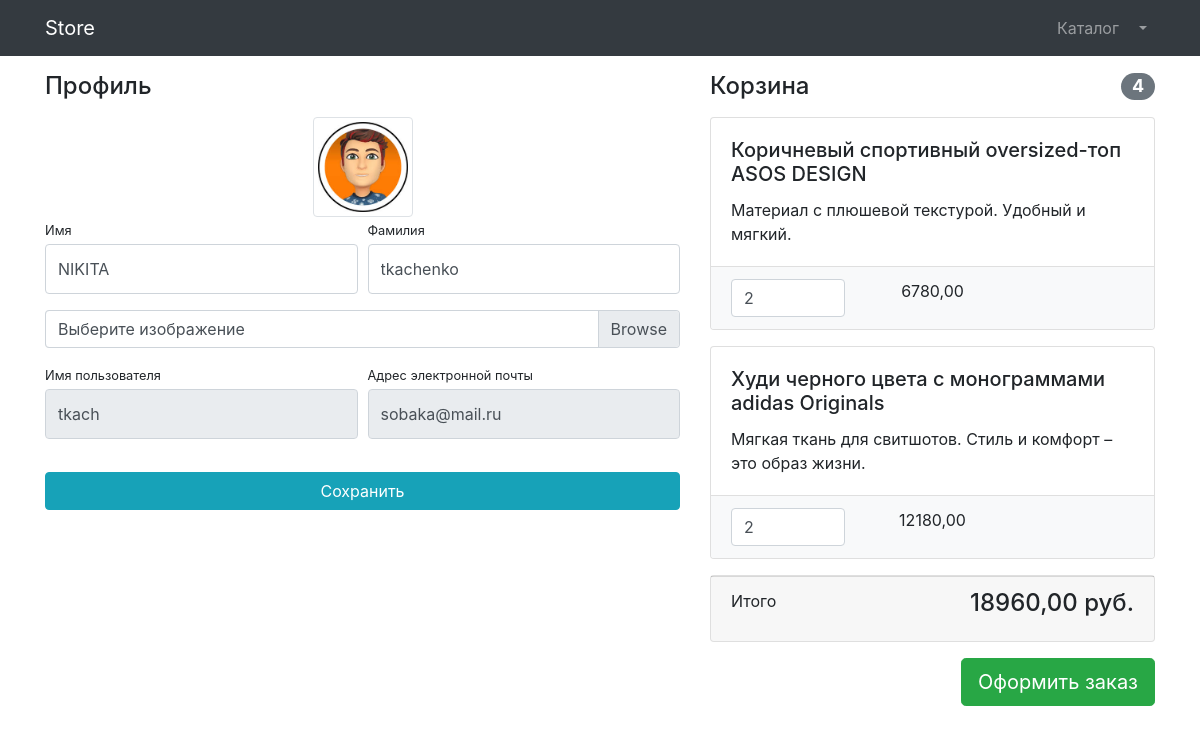
/users/profile/ (signed in), run on the app's committed database.
### users/models.py (models this page shows)
class User(AbstractUser):
    image = models.ImageField(upload_to="users_image", null=True, blank=True)

### products/models.py (models this page shows, shortened)
class Basket(models.Model):
    user = models.ForeignKey(to=User, on_delete=models.CASCADE)
    product = models.ForeignKey(to=Product, on_delete=models.CASCADE)
    quantity = models.PositiveSmallIntegerField(default=0)
    created_timestamp = models.DateTimeField(auto_now_add=True)
    objects = BasketQuerySet.as_manager()
    def sum(self):
        return self.product.price * self.quantity

class Product(models.Model):
    name = models.CharField(max_length=256)
    description = models.TextField()
    price = models.DecimalField(max_digits=6, decimal_places=2)
    quantity = models.PositiveIntegerField(default=0)
    image = models.ImageField(upload_to='products_images')
    category = models.ForeignKey(to=ProductCategory, on_delete=models.PROTECT)
    class Meta:
        verbose_name = 'Продукт'
        verbose_name_plural = 'Продукты'

### users/views.py (the view)
# urls.py: path('profile/', profile, name='profile'),
@login_required
def profile(request):
    if request.method == "POST":
        form = UserProfileForm(instance=request.user, data=request.POST, files=request.FILES)
        if form.is_valid():
            form.save()
            return HttpResponseRedirect(reverse('users:profile'))
    else:
        form = UserProfileForm(instance=request.user)
    baskets = Basket.objects.filter(user=request.user)
    context = {
        'title': "Store - Профиль",
        'form': form,
        'baskets': Basket.objects.filter(user=request.user)
    }
    return render(request, "users/profile.html", context)

### users/forms.py
class UserProfileForm(UserChangeForm):
    first_name = forms.CharField(widget=forms.TextInput(attrs={'class': 'form-control py-4'}))
    last_name = forms.CharField(widget=forms.TextInput(attrs={'class': 'form-control py-4'}))
    image = forms.ImageField(widget=forms.FileInput(attrs={'class': 'custom-file-label'}))
    username = forms.CharField(widget=forms.TextInput(attrs={'class': 'form-control py-4', 'readonly': True}))
    email = forms.EmailField(widget=forms.EmailInput(attrs={'class': 'form-control py-4', 'readonly': True}))
    class Meta:
        model = User
        fields = ('first_name', 'last_name', 'image', 'username', 'email')

### products/models.py (called while the page is built)
    def total_sum(self):
        return sum(basket.sum() for basket in self)

    def total_quantity(self):
        return sum(basket.quantity for basket in self)

### users/templates/users/profile.html (shortened to what this page needs)
{% extends 'products/base.html' %}
{% load static %}
{% block css %}
    <link href="{% static 'vendor/css/profile.css' %}" rel="stylesheet">
{% endblock %}
{% block content %}
    <div class="container">
        <div class="row">
            <div class="col-lg-7">
                <h4 class="mt-3 mb-3">Профиль</h4>
                <div class="col-lg-12 text-center">
                    <img width="100" height="100"
                         src="{% if user.image %} {{ user.image.url }} {% else %} {% static "vendor/img/users/default_avatar.jpg" %} {% endif %}"
                         class="img-thumbnail">
                </div>
                <form action="{% url 'users:profile' %}" method="post" enctype="multipart/form-data">
                    <div class="form-row">
                        <div class="col-lg-6">
                            <div class="form-group">
                                <label class="small mb-1" for="{{ form.first_name.id_for_label }}">Имя</label>
                                {{ form.first_name }}
                            </div>
                        </div>
                        <div class="col-lg-6">
                            <div class="form-group">
                                <label class="small mb-1" for="{{ form.last_name.id_for_label }}">Фамилия</label>
                                {{ form.last_name }}
                            </div>
                        </div>
                    </div>
                    <div class="form-row mb-2">
                        <div class="col-lg-12">
                            <div class="custom-file">
                                <label class="custom-file-label" for="{{ form.image.id_for_label }}">Выберите
                                    изображение</label>
                            </div>
                        </div>
                    </div>
                    <div class="form-row">
                        <div class="col-lg-6">
                            <label class="small mb-1" for="{{ form.username.id_for_label }}">Имя пользователя</label>
                            {{ form.username }}
                        </div>
                        <div class="col-lg-6">
                            <label class="small mb-1" for="{{ form.email.id_for_label }}">Адрес электронной
                                почты</label>
                            {{ form.email }}
                        </div>
                    </div>
                    <div class="form-row">
                        <div class="col-lg-12" style="margin-top: 33px;">
                            <input class="btn btn-info btn-block" type="submit" value="Сохранить">
                        </div>
                    </div>
                </form>
            </div>
            <div class="col-lg-5">
                {% include 'products/baskets.html' %}
            </div>
        </div>
    </div>
{% endblock %}

### products/templates/products/baskets.html (shortened to what this page needs)
{% if baskets %}
    <h4 class="mt-3 mb-3 d-flex justify-content-between align-items-center mb-3">
        Корзина <span class="badge badge-secondary badge-pill">{{ baskets.total_quantity }}</span>
    </h4>
    {% for basket in baskets %}
        <div class="card mb-3">
            <div class="card-body">
                <h5 class="card-title">{{ basket.product.name }}</h5>
                <p class="card-text">{{ basket.product.description }}</p>
            </div>
            <ul class="list-group list-group-flush">
                <li class="list-group-item bg-light">
                    <div class="row text-center">
                        <div class="col-lg-4">
                            <input name="basketID" type="number" class="form-control"
                                   value="{{ basket.quantity }}" min="0">
                        </div>
                        <div class="col-lg-4">{{ basket.sum }}</div>
                        <div class="col-lg-4">
                        </div>
                    </div>
                </li>
            </ul>
        </div>
    {% endfor %}
    <div class="card mb-3">
        <div class="card-footer">
            <p class="float-left">Итого</p>
            <h4 class="float-right">{{ baskets.total_sum }} руб.</h4>
        </div>
    </div>
    <a class="btn btn-success btn-lg float-right" href="../orders/order-create.html">
        Оформить заказ
    </a>
{% else %}
    <h4 class="mt-3 mb-3 text-center">
        Корзина пуста
    </h4>
{% endif %}

### data on the page
User: image (picture), first_name "NIKITA", last_name "tkachenko", username "tkach", email "sobaka@mail.ru"
Basket: total_quantity "4", product.name "Коричневый спортивный oversized-топ ASOS DESIGN", product.description "Материал с плюшевой текстурой. Удобный и мягкий.", basketID "2", sum "6780,00", total_sum "18960,00"
Basket: product.name "Худи черного цвета с монограммами adidas Originals", product.description "Мягкая ткань для свитшотов. Стиль и комфорт – это образ жизни.", basketID "2", sum "12180,00"
